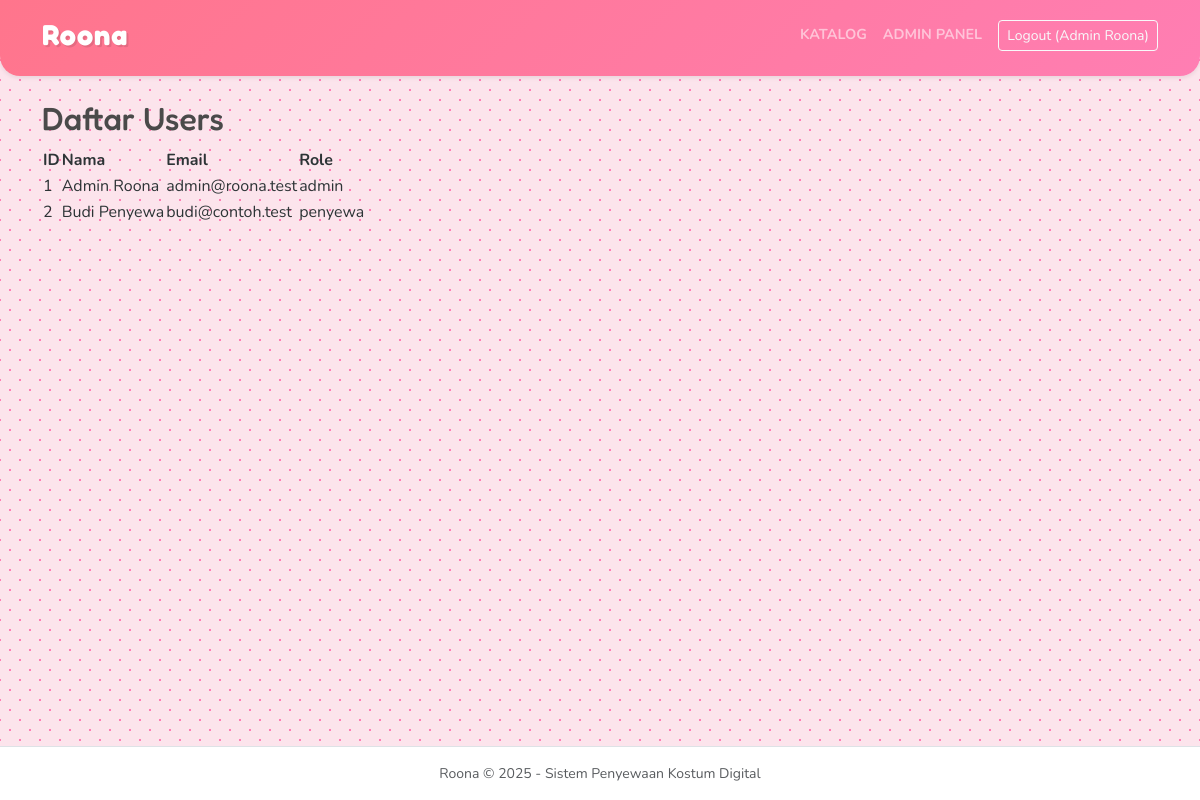
The page /index.php?action=admin_users (signed in) on the database its author committed.
### tables this page shows
CREATE TABLE users (
  id INT AUTO_INCREMENT PRIMARY KEY,
  nama VARCHAR(100) NOT NULL,
  email VARCHAR(150) NOT NULL UNIQUE,
  password VARCHAR(255) NOT NULL,
  role ENUM('admin','penyewa') NOT NULL DEFAULT 'penyewa',
  created_at TIMESTAMP DEFAULT CURRENT_TIMESTAMP
);

### app/controllers/AdminController.php (called while the page is built, shortened)
<?php
require_once __DIR__ . '/../models/User.php';
class AdminController {
    private $userModel;
    public function __construct($pdo){
        $this->userModel = new User($pdo);
    }
    public function listUsers(){
        $users = $this->userModel->all();
        include __DIR__ . '/../views/admin/user_list.php';
    }
}

### app/models/User.php (called while the page is built, shortened)
<?php
class User {
    private $pdo;
    public function __construct($pdo){ $this->pdo = $pdo; }
    public function all(){
        $stmt = $this->pdo->query("SELECT id,nama,email,role,created_at FROM users ORDER BY created_at DESC");
        return $stmt->fetchAll();
    }
}

### app/views/admin/user_list.php (the view)
<?php include __DIR__ . '/../partials/header.php'; ?>
<h2>Daftar Users</h2>
<table>
<tr><th>ID</th><th>Nama</th><th>Email</th><th>Role</th></tr>
<?php foreach($users as $u): ?>
<tr>
  <td><?=$u['id']?></td>
  <td><?=htmlspecialchars($u['nama'])?></td>
  <td><?=htmlspecialchars($u['email'])?></td>
  <td><?=htmlspecialchars($u['role'])?></td>
</tr>
<?php endforeach; ?>
</table>
<?php include __DIR__ . '/../partials/footer.php'; ?>

### public/assets/style.css (style rules this page uses)
:root { --anime-bg: #2b2d42; --anime-primary: #ff7eb3; --anime-secondary: #7afcff; --anime-card-bg: rgba(255, 255, 255, 0.9); --anime-text: #2d3436; --font-header: 'Fredoka', sans-serif; --font-body: 'Nunito', sans-serif; }
body.anime-theme { background-color: #fce4ec; background-image: radial-gradient(#ff7eb3 1px, transparent 1px), radial-gradient(#ff7eb3 1px, transparent 1px); background-size: 20px 20px; background-position: 0 0, 10px 10px; font-family: var(--font-body); color: var(--anime-text); }
h1, h2, h3, h4, h5 { font-family: var(--font-header); color: #4a4a4a; }

### rows shown on the page
users: id "1", nama "Admin Roona", email "admin@roona.test", role "admin"
users: id "2", nama "Budi Penyewa", email "budi@contoh.test", role "penyewa"

### other values the page prints
$_SESSION['user']['nama'] "Admin Roona"
